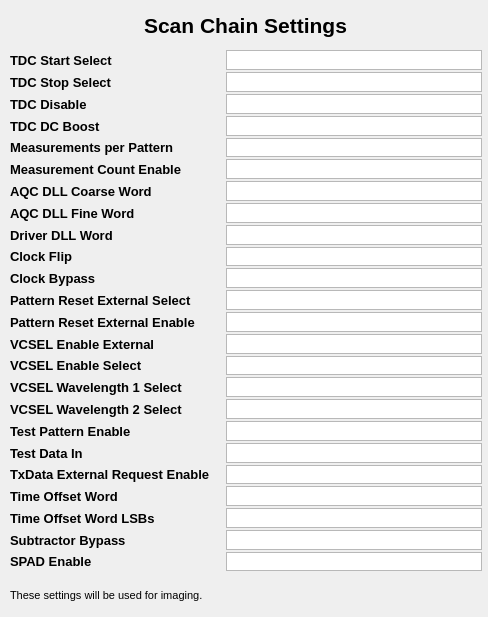
<?xml version="1.0" encoding="UTF-8"?>
<ui version="4.0">
 <class>Dialog</class>
 <widget class="QDialog" name="Dialog">
  <property name="geometry">
   <rect>
    <x>0</x>
    <y>0</y>
    <width>488</width>
    <height>617</height>
   </rect>
  </property>
  <property name="windowTitle">
   <string>Dialog</string>
  </property>
  <widget class="QLabel" name="scanSettingsLabel">
   <property name="geometry">
    <rect>
     <x>10</x>
     <y>10</y>
     <width>471</width>
     <height>31</height>
    </rect>
   </property>
   <property name="font">
    <font>
     <pointsize>16</pointsize>
     <weight>75</weight>
     <bold>true</bold>
    </font>
   </property>
   <property name="text">
    <string>Scan Chain Settings</string>
   </property>
   <property name="alignment">
    <set>Qt::AlignCenter</set>
   </property>
  </widget>
  <widget class="QWidget" name="layoutWidget">
   <property name="geometry">
    <rect>
     <x>10</x>
     <y>50</y>
     <width>472</width>
     <height>521</height>
    </rect>
   </property>
   <layout class="QVBoxLayout" name="verticalLayout">
    <property name="spacing">
     <number>2</number>
    </property>
    <item>
     <layout class="QHBoxLayout" name="horizontalLayout">
      <item>
       <widget class="QLabel" name="TDCStartSelectLabel">
        <property name="sizePolicy">
         <sizepolicy hsizetype="Expanding" vsizetype="Expanding">
          <horstretch>0</horstretch>
          <verstretch>0</verstretch>
         </sizepolicy>
        </property>
        <property name="font">
         <font>
          <pointsize>10</pointsize>
          <weight>75</weight>
          <bold>true</bold>
         </font>
        </property>
        <property name="text">
         <string>TDC Start Select</string>
        </property>
       </widget>
      </item>
      <item>
       <widget class="QPlainTextEdit" name="TDCStartSelectTextEdit">
        <property name="sizePolicy">
         <sizepolicy hsizetype="Preferred" vsizetype="Preferred">
          <horstretch>0</horstretch>
          <verstretch>0</verstretch>
         </sizepolicy>
        </property>
        <property name="verticalScrollBarPolicy">
         <enum>Qt::ScrollBarAlwaysOff</enum>
        </property>
        <property name="readOnly">
         <bool>true</bool>
        </property>
       </widget>
      </item>
     </layout>
    </item>
    <item>
     <layout class="QHBoxLayout" name="horizontalLayout_3">
      <item>
       <widget class="QLabel" name="TDCStopSelectLabel">
        <property name="sizePolicy">
         <sizepolicy hsizetype="Expanding" vsizetype="Expanding">
          <horstretch>0</horstretch>
          <verstretch>0</verstretch>
         </sizepolicy>
        </property>
        <property name="font">
         <font>
          <pointsize>10</pointsize>
          <weight>75</weight>
          <bold>true</bold>
         </font>
        </property>
        <property name="text">
         <string>TDC Stop Select</string>
        </property>
       </widget>
      </item>
      <item>
       <widget class="QPlainTextEdit" name="TDCStopSelectTextEdit">
        <property name="sizePolicy">
         <sizepolicy hsizetype="Preferred" vsizetype="Preferred">
          <horstretch>0</horstretch>
          <verstretch>0</verstretch>
         </sizepolicy>
        </property>
        <property name="verticalScrollBarPolicy">
         <enum>Qt::ScrollBarAlwaysOff</enum>
        </property>
        <property name="readOnly">
         <bool>true</bool>
        </property>
       </widget>
      </item>
     </layout>
    </item>
    <item>
     <layout class="QHBoxLayout" name="horizontalLayout_4">
      <item>
       <widget class="QLabel" name="TDCDisableLabel">
        <property name="sizePolicy">
         <sizepolicy hsizetype="Expanding" vsizetype="Expanding">
          <horstretch>0</horstretch>
          <verstretch>0</verstretch>
         </sizepolicy>
        </property>
        <property name="font">
         <font>
          <pointsize>10</pointsize>
          <weight>75</weight>
          <bold>true</bold>
         </font>
        </property>
        <property name="text">
         <string>TDC Disable</string>
        </property>
       </widget>
      </item>
      <item>
       <widget class="QPlainTextEdit" name="TDCDisableTextEdit">
        <property name="sizePolicy">
         <sizepolicy hsizetype="Preferred" vsizetype="Preferred">
          <horstretch>0</horstretch>
          <verstretch>0</verstretch>
         </sizepolicy>
        </property>
        <property name="verticalScrollBarPolicy">
         <enum>Qt::ScrollBarAlwaysOff</enum>
        </property>
        <property name="readOnly">
         <bool>true</bool>
        </property>
       </widget>
      </item>
     </layout>
    </item>
    <item>
     <layout class="QHBoxLayout" name="horizontalLayout_5">
      <item>
       <widget class="QLabel" name="TDCDCBoost">
        <property name="sizePolicy">
         <sizepolicy hsizetype="Expanding" vsizetype="Expanding">
          <horstretch>0</horstretch>
          <verstretch>0</verstretch>
         </sizepolicy>
        </property>
        <property name="font">
         <font>
          <pointsize>10</pointsize>
          <weight>75</weight>
          <bold>true</bold>
         </font>
        </property>
        <property name="text">
         <string>TDC DC Boost</string>
        </property>
       </widget>
      </item>
      <item>
       <widget class="QPlainTextEdit" name="TDCDCBoostTextEdit">
        <property name="sizePolicy">
         <sizepolicy hsizetype="Preferred" vsizetype="Preferred">
          <horstretch>0</horstretch>
          <verstretch>0</verstretch>
         </sizepolicy>
        </property>
        <property name="verticalScrollBarPolicy">
         <enum>Qt::ScrollBarAlwaysOff</enum>
        </property>
        <property name="readOnly">
         <bool>true</bool>
        </property>
       </widget>
      </item>
     </layout>
    </item>
    <item>
     <layout class="QHBoxLayout" name="horizontalLayout_6">
      <item>
       <widget class="QLabel" name="MeasPerPattLabel">
        <property name="sizePolicy">
         <sizepolicy hsizetype="Expanding" vsizetype="Expanding">
          <horstretch>0</horstretch>
          <verstretch>0</verstretch>
         </sizepolicy>
        </property>
        <property name="font">
         <font>
          <pointsize>10</pointsize>
          <weight>75</weight>
          <bold>true</bold>
         </font>
        </property>
        <property name="text">
         <string>Measurements per Pattern</string>
        </property>
       </widget>
      </item>
      <item>
       <widget class="QPlainTextEdit" name="MeasPerPattTextEdit">
        <property name="sizePolicy">
         <sizepolicy hsizetype="Preferred" vsizetype="Preferred">
          <horstretch>0</horstretch>
          <verstretch>0</verstretch>
         </sizepolicy>
        </property>
        <property name="verticalScrollBarPolicy">
         <enum>Qt::ScrollBarAlwaysOff</enum>
        </property>
        <property name="readOnly">
         <bool>true</bool>
        </property>
       </widget>
      </item>
     </layout>
    </item>
    <item>
     <layout class="QHBoxLayout" name="horizontalLayout_7">
      <item>
       <widget class="QLabel" name="MeasCountEnableLabel">
        <property name="sizePolicy">
         <sizepolicy hsizetype="Expanding" vsizetype="Expanding">
          <horstretch>0</horstretch>
          <verstretch>0</verstretch>
         </sizepolicy>
        </property>
        <property name="font">
         <font>
          <pointsize>10</pointsize>
          <weight>75</weight>
          <bold>true</bold>
         </font>
        </property>
        <property name="text">
         <string>Measurement Count Enable</string>
        </property>
       </widget>
      </item>
      <item>
       <widget class="QPlainTextEdit" name="MeasCountEnableTextEdit">
        <property name="sizePolicy">
         <sizepolicy hsizetype="Preferred" vsizetype="Preferred">
          <horstretch>0</horstretch>
          <verstretch>0</verstretch>
         </sizepolicy>
        </property>
        <property name="verticalScrollBarPolicy">
         <enum>Qt::ScrollBarAlwaysOff</enum>
        </property>
        <property name="readOnly">
         <bool>true</bool>
        </property>
       </widget>
      </item>
     </layout>
    </item>
    <item>
     <layout class="QHBoxLayout" name="horizontalLayout_8">
      <item>
       <widget class="QLabel" name="AQCDLLCoarseWordLabel">
        <property name="sizePolicy">
         <sizepolicy hsizetype="Expanding" vsizetype="Expanding">
          <horstretch>0</horstretch>
          <verstretch>0</verstretch>
         </sizepolicy>
        </property>
        <property name="font">
         <font>
          <pointsize>10</pointsize>
          <weight>75</weight>
          <bold>true</bold>
         </font>
        </property>
        <property name="text">
         <string>AQC DLL Coarse Word</string>
        </property>
       </widget>
      </item>
      <item>
       <widget class="QPlainTextEdit" name="AQCDLLCoarseWordTextEdit">
        <property name="sizePolicy">
         <sizepolicy hsizetype="Preferred" vsizetype="Preferred">
          <horstretch>0</horstretch>
          <verstretch>0</verstretch>
         </sizepolicy>
        </property>
        <property name="verticalScrollBarPolicy">
         <enum>Qt::ScrollBarAlwaysOff</enum>
        </property>
        <property name="readOnly">
         <bool>true</bool>
        </property>
       </widget>
      </item>
     </layout>
    </item>
    <item>
     <layout class="QHBoxLayout" name="horizontalLayout_9">
      <item>
       <widget class="QLabel" name="AQCDLLFineWordLabel">
        <property name="sizePolicy">
         <sizepolicy hsizetype="Expanding" vsizetype="Expanding">
          <horstretch>0</horstretch>
          <verstretch>0</verstretch>
         </sizepolicy>
        </property>
        <property name="font">
         <font>
          <pointsize>10</pointsize>
          <weight>75</weight>
          <bold>true</bold>
         </font>
        </property>
        <property name="text">
         <string>AQC DLL Fine Word</string>
        </property>
       </widget>
      </item>
      <item>
       <widget class="QPlainTextEdit" name="AQCDLLFineWordTextEdit">
        <property name="sizePolicy">
         <sizepolicy hsizetype="Preferred" vsizetype="Preferred">
          <horstretch>0</horstretch>
          <verstretch>0</verstretch>
         </sizepolicy>
        </property>
        <property name="verticalScrollBarPolicy">
         <enum>Qt::ScrollBarAlwaysOff</enum>
        </property>
        <property name="readOnly">
         <bool>true</bool>
        </property>
       </widget>
      </item>
     </layout>
    </item>
    <item>
     <layout class="QHBoxLayout" name="horizontalLayout_10">
      <item>
       <widget class="QLabel" name="DriverDLLWordLabel">
        <property name="sizePolicy">
         <sizepolicy hsizetype="Expanding" vsizetype="Expanding">
          <horstretch>0</horstretch>
          <verstretch>0</verstretch>
         </sizepolicy>
        </property>
        <property name="font">
         <font>
          <pointsize>10</pointsize>
          <weight>75</weight>
          <bold>true</bold>
         </font>
        </property>
        <property name="text">
         <string>Driver DLL Word</string>
        </property>
       </widget>
      </item>
      <item>
       <widget class="QPlainTextEdit" name="DriverDLLWordTextEdit">
        <property name="sizePolicy">
         <sizepolicy hsizetype="Preferred" vsizetype="Preferred">
          <horstretch>0</horstretch>
          <verstretch>0</verstretch>
         </sizepolicy>
        </property>
        <property name="verticalScrollBarPolicy">
         <enum>Qt::ScrollBarAlwaysOff</enum>
        </property>
        <property name="readOnly">
         <bool>true</bool>
        </property>
       </widget>
      </item>
     </layout>
    </item>
    <item>
     <layout class="QHBoxLayout" name="horizontalLayout_11">
      <item>
       <widget class="QLabel" name="ClkFlipLabel">
        <property name="sizePolicy">
         <sizepolicy hsizetype="Expanding" vsizetype="Expanding">
          <horstretch>0</horstretch>
          <verstretch>0</verstretch>
         </sizepolicy>
        </property>
        <property name="font">
         <font>
          <pointsize>10</pointsize>
          <weight>75</weight>
          <bold>true</bold>
         </font>
        </property>
        <property name="text">
         <string>Clock Flip</string>
        </property>
       </widget>
      </item>
      <item>
       <widget class="QPlainTextEdit" name="ClkFlipTextEdit">
        <property name="sizePolicy">
         <sizepolicy hsizetype="Preferred" vsizetype="Preferred">
          <horstretch>0</horstretch>
          <verstretch>0</verstretch>
         </sizepolicy>
        </property>
        <property name="verticalScrollBarPolicy">
         <enum>Qt::ScrollBarAlwaysOff</enum>
        </property>
        <property name="readOnly">
         <bool>true</bool>
        </property>
       </widget>
      </item>
     </layout>
    </item>
    <item>
     <layout class="QHBoxLayout" name="horizontalLayout_12">
      <item>
       <widget class="QLabel" name="ClkBypassLabel">
        <property name="sizePolicy">
         <sizepolicy hsizetype="Expanding" vsizetype="Expanding">
          <horstretch>0</horstretch>
          <verstretch>0</verstretch>
         </sizepolicy>
        </property>
        <property name="font">
         <font>
          <pointsize>10</pointsize>
          <weight>75</weight>
          <bold>true</bold>
         </font>
        </property>
        <property name="text">
         <string>Clock Bypass</string>
        </property>
       </widget>
      </item>
      <item>
       <widget class="QPlainTextEdit" name="ClkBypassTextEdit">
        <property name="sizePolicy">
         <sizepolicy hsizetype="Preferred" vsizetype="Preferred">
          <horstretch>0</horstretch>
          <verstretch>0</verstretch>
         </sizepolicy>
        </property>
        <property name="verticalScrollBarPolicy">
         <enum>Qt::ScrollBarAlwaysOff</enum>
        </property>
        <property name="readOnly">
         <bool>true</bool>
        </property>
       </widget>
      </item>
     </layout>
    </item>
    <item>
     <layout class="QHBoxLayout" name="horizontalLayout_13">
      <item>
       <widget class="QLabel" name="PattResetExtSelLabel">
        <property name="sizePolicy">
         <sizepolicy hsizetype="Expanding" vsizetype="Expanding">
          <horstretch>0</horstretch>
          <verstretch>0</verstretch>
         </sizepolicy>
        </property>
        <property name="font">
         <font>
          <pointsize>10</pointsize>
          <weight>75</weight>
          <bold>true</bold>
         </font>
        </property>
        <property name="text">
         <string>Pattern Reset External Select</string>
        </property>
       </widget>
      </item>
      <item>
       <widget class="QPlainTextEdit" name="PattResetExtSelTextEdit">
        <property name="sizePolicy">
         <sizepolicy hsizetype="Preferred" vsizetype="Preferred">
          <horstretch>0</horstretch>
          <verstretch>0</verstretch>
         </sizepolicy>
        </property>
        <property name="verticalScrollBarPolicy">
         <enum>Qt::ScrollBarAlwaysOff</enum>
        </property>
        <property name="readOnly">
         <bool>true</bool>
        </property>
       </widget>
      </item>
     </layout>
    </item>
    <item>
     <layout class="QHBoxLayout" name="horizontalLayout_14">
      <item>
       <widget class="QLabel" name="PattResetExtEnableLabel">
        <property name="sizePolicy">
         <sizepolicy hsizetype="Expanding" vsizetype="Expanding">
          <horstretch>0</horstretch>
          <verstretch>0</verstretch>
         </sizepolicy>
        </property>
        <property name="font">
         <font>
          <pointsize>10</pointsize>
          <weight>75</weight>
          <bold>true</bold>
         </font>
        </property>
        <property name="text">
         <string>Pattern Reset External Enable</string>
        </property>
       </widget>
      </item>
      <item>
       <widget class="QPlainTextEdit" name="PattResetExtSelTextEdit_2">
        <property name="sizePolicy">
         <sizepolicy hsizetype="Preferred" vsizetype="Preferred">
          <horstretch>0</horstretch>
          <verstretch>0</verstretch>
         </sizepolicy>
        </property>
        <property name="verticalScrollBarPolicy">
         <enum>Qt::ScrollBarAlwaysOff</enum>
        </property>
        <property name="readOnly">
         <bool>true</bool>
        </property>
       </widget>
      </item>
     </layout>
    </item>
    <item>
     <layout class="QHBoxLayout" name="horizontalLayout_15">
      <item>
       <widget class="QLabel" name="VCSELEnableExtLabel">
        <property name="sizePolicy">
         <sizepolicy hsizetype="Expanding" vsizetype="Expanding">
          <horstretch>0</horstretch>
          <verstretch>0</verstretch>
         </sizepolicy>
        </property>
        <property name="font">
         <font>
          <pointsize>10</pointsize>
          <weight>75</weight>
          <bold>true</bold>
         </font>
        </property>
        <property name="text">
         <string>VCSEL Enable External</string>
        </property>
       </widget>
      </item>
      <item>
       <widget class="QPlainTextEdit" name="VCSELEnableExtTextEdit">
        <property name="sizePolicy">
         <sizepolicy hsizetype="Preferred" vsizetype="Preferred">
          <horstretch>0</horstretch>
          <verstretch>0</verstretch>
         </sizepolicy>
        </property>
        <property name="verticalScrollBarPolicy">
         <enum>Qt::ScrollBarAlwaysOff</enum>
        </property>
        <property name="readOnly">
         <bool>true</bool>
        </property>
       </widget>
      </item>
     </layout>
    </item>
    <item>
     <layout class="QHBoxLayout" name="horizontalLayout_16">
      <item>
       <widget class="QLabel" name="VCSELEnableSelLabel">
        <property name="sizePolicy">
         <sizepolicy hsizetype="Expanding" vsizetype="Expanding">
          <horstretch>0</horstretch>
          <verstretch>0</verstretch>
         </sizepolicy>
        </property>
        <property name="font">
         <font>
          <pointsize>10</pointsize>
          <weight>75</weight>
          <bold>true</bold>
         </font>
        </property>
        <property name="text">
         <string>VCSEL Enable Select</string>
        </property>
       </widget>
      </item>
      <item>
       <widget class="QPlainTextEdit" name="VCSELEnableSelTextEdit">
        <property name="sizePolicy">
         <sizepolicy hsizetype="Preferred" vsizetype="Preferred">
          <horstretch>0</horstretch>
          <verstretch>0</verstretch>
         </sizepolicy>
        </property>
        <property name="verticalScrollBarPolicy">
         <enum>Qt::ScrollBarAlwaysOff</enum>
        </property>
        <property name="readOnly">
         <bool>true</bool>
        </property>
       </widget>
      </item>
     </layout>
    </item>
    <item>
     <layout class="QHBoxLayout" name="horizontalLayout_17">
      <item>
       <widget class="QLabel" name="VCSELWave1SelLabel">
        <property name="sizePolicy">
         <sizepolicy hsizetype="Expanding" vsizetype="Expanding">
          <horstretch>0</horstretch>
          <verstretch>0</verstretch>
         </sizepolicy>
        </property>
        <property name="font">
         <font>
          <pointsize>10</pointsize>
          <weight>75</weight>
          <bold>true</bold>
         </font>
        </property>
        <property name="text">
         <string>VCSEL Wavelength 1 Select</string>
        </property>
       </widget>
      </item>
      <item>
       <widget class="QPlainTextEdit" name="VCSELWave1SelTextEdit">
        <property name="sizePolicy">
         <sizepolicy hsizetype="Preferred" vsizetype="Preferred">
          <horstretch>0</horstretch>
          <verstretch>0</verstretch>
         </sizepolicy>
        </property>
        <property name="verticalScrollBarPolicy">
         <enum>Qt::ScrollBarAlwaysOff</enum>
        </property>
        <property name="readOnly">
         <bool>true</bool>
        </property>
       </widget>
      </item>
     </layout>
    </item>
    <item>
     <layout class="QHBoxLayout" name="horizontalLayout_18">
      <item>
       <widget class="QLabel" name="VCSELWave2SelLabel">
        <property name="sizePolicy">
         <sizepolicy hsizetype="Expanding" vsizetype="Expanding">
          <horstretch>0</horstretch>
          <verstretch>0</verstretch>
         </sizepolicy>
        </property>
        <property name="font">
         <font>
          <pointsize>10</pointsize>
          <weight>75</weight>
          <bold>true</bold>
         </font>
        </property>
        <property name="text">
         <string>VCSEL Wavelength 2 Select</string>
        </property>
       </widget>
      </item>
      <item>
       <widget class="QPlainTextEdit" name="VCSELWave2SelTextEdit">
        <property name="sizePolicy">
         <sizepolicy hsizetype="Preferred" vsizetype="Preferred">
          <horstretch>0</horstretch>
          <verstretch>0</verstretch>
         </sizepolicy>
        </property>
        <property name="verticalScrollBarPolicy">
         <enum>Qt::ScrollBarAlwaysOff</enum>
        </property>
        <property name="readOnly">
         <bool>true</bool>
        </property>
       </widget>
      </item>
     </layout>
    </item>
    <item>
     <layout class="QHBoxLayout" name="horizontalLayout_19">
      <item>
       <widget class="QLabel" name="TestPattEnableLabel">
        <property name="sizePolicy">
         <sizepolicy hsizetype="Expanding" vsizetype="Expanding">
          <horstretch>0</horstretch>
          <verstretch>0</verstretch>
         </sizepolicy>
        </property>
        <property name="font">
         <font>
          <pointsize>10</pointsize>
          <weight>75</weight>
          <bold>true</bold>
         </font>
        </property>
        <property name="text">
         <string>Test Pattern Enable</string>
        </property>
       </widget>
      </item>
      <item>
       <widget class="QPlainTextEdit" name="TestPattEnableTextEdit">
        <property name="sizePolicy">
         <sizepolicy hsizetype="Preferred" vsizetype="Preferred">
          <horstretch>0</horstretch>
          <verstretch>0</verstretch>
         </sizepolicy>
        </property>
        <property name="verticalScrollBarPolicy">
         <enum>Qt::ScrollBarAlwaysOff</enum>
        </property>
        <property name="readOnly">
         <bool>true</bool>
        </property>
       </widget>
      </item>
     </layout>
    </item>
    <item>
     <layout class="QHBoxLayout" name="horizontalLayout_20">
      <item>
       <widget class="QLabel" name="TestDataInLabel">
        <property name="sizePolicy">
         <sizepolicy hsizetype="Expanding" vsizetype="Expanding">
          <horstretch>0</horstretch>
          <verstretch>0</verstretch>
         </sizepolicy>
        </property>
        <property name="font">
         <font>
          <pointsize>10</pointsize>
          <weight>75</weight>
          <bold>true</bold>
         </font>
        </property>
        <property name="text">
         <string>Test Data In</string>
        </property>
       </widget>
      </item>
      <item>
       <widget class="QPlainTextEdit" name="TestDataInTextEdit">
        <property name="sizePolicy">
         <sizepolicy hsizetype="Preferred" vsizetype="Preferred">
          <horstretch>0</horstretch>
          <verstretch>0</verstretch>
         </sizepolicy>
        </property>
        <property name="verticalScrollBarPolicy">
         <enum>Qt::ScrollBarAlwaysOff</enum>
        </property>
        <property name="readOnly">
         <bool>true</bool>
        </property>
       </widget>
      </item>
     </layout>
    </item>
    <item>
     <layout class="QHBoxLayout" name="horizontalLayout_21">
      <item>
       <widget class="QLabel" name="TxDataExtRequestEnableLabel">
        <property name="sizePolicy">
         <sizepolicy hsizetype="Expanding" vsizetype="Expanding">
          <horstretch>0</horstretch>
          <verstretch>0</verstretch>
         </sizepolicy>
        </property>
        <property name="font">
         <font>
          <pointsize>10</pointsize>
          <weight>75</weight>
          <bold>true</bold>
         </font>
        </property>
        <property name="text">
         <string>TxData External Request Enable</string>
        </property>
       </widget>
      </item>
      <item>
       <widget class="QPlainTextEdit" name="TxDataExtRequestEnableTextEdit">
        <property name="sizePolicy">
         <sizepolicy hsizetype="Preferred" vsizetype="Preferred">
          <horstretch>0</horstretch>
          <verstretch>0</verstretch>
         </sizepolicy>
        </property>
        <property name="verticalScrollBarPolicy">
         <enum>Qt::ScrollBarAlwaysOff</enum>
        </property>
        <property name="readOnly">
         <bool>true</bool>
        </property>
       </widget>
      </item>
     </layout>
    </item>
    <item>
     <layout class="QHBoxLayout" name="horizontalLayout_22">
      <item>
       <widget class="QLabel" name="TimeOffsetWordLabel">
        <property name="sizePolicy">
         <sizepolicy hsizetype="Expanding" vsizetype="Expanding">
          <horstretch>0</horstretch>
          <verstretch>0</verstretch>
         </sizepolicy>
        </property>
        <property name="font">
         <font>
          <pointsize>10</pointsize>
          <weight>75</weight>
          <bold>true</bold>
         </font>
        </property>
        <property name="text">
         <string>Time Offset Word</string>
        </property>
       </widget>
      </item>
      <item>
       <widget class="QPlainTextEdit" name="TimeOffsetWordTextEdit">
        <property name="sizePolicy">
         <sizepolicy hsizetype="Preferred" vsizetype="Preferred">
          <horstretch>0</horstretch>
          <verstretch>0</verstretch>
         </sizepolicy>
        </property>
        <property name="verticalScrollBarPolicy">
         <enum>Qt::ScrollBarAlwaysOff</enum>
        </property>
        <property name="readOnly">
         <bool>true</bool>
        </property>
       </widget>
      </item>
     </layout>
    </item>
    <item>
     <layout class="QHBoxLayout" name="horizontalLayout_23">
      <item>
       <widget class="QLabel" name="TimeOffsetWordLSBsLabel">
        <property name="sizePolicy">
         <sizepolicy hsizetype="Expanding" vsizetype="Expanding">
          <horstretch>0</horstretch>
          <verstretch>0</verstretch>
         </sizepolicy>
        </property>
        <property name="font">
         <font>
          <pointsize>10</pointsize>
          <weight>75</weight>
          <bold>true</bold>
         </font>
        </property>
        <property name="text">
         <string>Time Offset Word LSBs</string>
        </property>
       </widget>
      </item>
      <item>
       <widget class="QPlainTextEdit" name="TimeOffsetWordLSBsTextEdit">
        <property name="sizePolicy">
         <sizepolicy hsizetype="Preferred" vsizetype="Preferred">
          <horstretch>0</horstretch>
          <verstretch>0</verstretch>
         </sizepolicy>
        </property>
        <property name="verticalScrollBarPolicy">
         <enum>Qt::ScrollBarAlwaysOff</enum>
        </property>
        <property name="readOnly">
         <bool>true</bool>
        </property>
       </widget>
      </item>
     </layout>
    </item>
    <item>
     <layout class="QHBoxLayout" name="horizontalLayout_24">
      <item>
       <widget class="QLabel" name="SubtractorBypassLabel">
        <property name="sizePolicy">
         <sizepolicy hsizetype="Expanding" vsizetype="Expanding">
          <horstretch>0</horstretch>
          <verstretch>0</verstretch>
         </sizepolicy>
        </property>
        <property name="font">
         <font>
          <pointsize>10</pointsize>
          <weight>75</weight>
          <bold>true</bold>
         </font>
        </property>
        <property name="text">
         <string>Subtractor Bypass</string>
        </property>
       </widget>
      </item>
      <item>
       <widget class="QPlainTextEdit" name="SubtractorBypassTextEdit">
        <property name="sizePolicy">
         <sizepolicy hsizetype="Preferred" vsizetype="Preferred">
          <horstretch>0</horstretch>
          <verstretch>0</verstretch>
         </sizepolicy>
        </property>
        <property name="verticalScrollBarPolicy">
         <enum>Qt::ScrollBarAlwaysOff</enum>
        </property>
        <property name="readOnly">
         <bool>true</bool>
        </property>
       </widget>
      </item>
     </layout>
    </item>
    <item>
     <layout class="QHBoxLayout" name="horizontalLayout_25">
      <item>
       <widget class="QLabel" name="SPADEnableLabel">
        <property name="sizePolicy">
         <sizepolicy hsizetype="Expanding" vsizetype="Expanding">
          <horstretch>0</horstretch>
          <verstretch>0</verstretch>
         </sizepolicy>
        </property>
        <property name="font">
         <font>
          <pointsize>10</pointsize>
          <weight>75</weight>
          <bold>true</bold>
         </font>
        </property>
        <property name="text">
         <string>SPAD Enable</string>
        </property>
       </widget>
      </item>
      <item>
       <widget class="QPlainTextEdit" name="SPADEnableTextEdit">
        <property name="sizePolicy">
         <sizepolicy hsizetype="Preferred" vsizetype="Preferred">
          <horstretch>0</horstretch>
          <verstretch>0</verstretch>
         </sizepolicy>
        </property>
        <property name="verticalScrollBarPolicy">
         <enum>Qt::ScrollBarAlwaysOff</enum>
        </property>
        <property name="readOnly">
         <bool>true</bool>
        </property>
       </widget>
      </item>
     </layout>
    </item>
   </layout>
  </widget>
  <widget class="QLabel" name="InfoLabel">
   <property name="geometry">
    <rect>
     <x>10</x>
     <y>580</y>
     <width>221</width>
     <height>31</height>
    </rect>
   </property>
   <property name="font">
    <font>
     <pointsize>8</pointsize>
    </font>
   </property>
   <property name="text">
    <string>These settings will be used for imaging.</string>
   </property>
  </widget>
 </widget>
 <resources/>
 <connections/>
</ui>
